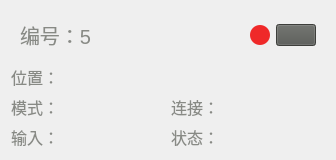
               <widget class="QWidget" name="widget_17" native="true">
                <property name="styleSheet">
                 <string notr="true">#widget_17{background-color: #E6E5E5;
 border-top: 2px solid qlineargradient(y0:0, y1:1,stop: 0 #E6E5E5, stop: 1  rgba(0, 0, 0, 0.25));
 border-left: 2px solid qlineargradient(x0:0, x1:1,stop: 0 #E6E5E5, stop: 1  rgba(0, 0, 0, 0.25));
 border-bottom: 2px solid qlineargradient(y0:0, y1:1,stop: 0 #E6E5E5, stop: 1  rgba(0, 0, 0, 0.25));
 border-right: 2px solid qlineargradient(x0:0, x1:1,stop: 0 #E6E5E5, stop: 1  rgba(0, 0, 0, 0.25));
border-radius: 24px;
}</string>
                </property>
                <layout class="QVBoxLayout" name="verticalLayout_27">
                 <item>
                  <widget class="QWidget" name="widget_118" native="true">
                   <layout class="QHBoxLayout" name="horizontalLayout_86">
                    <item>
                     <widget class="QLabel" name="label_53">
                      <property name="styleSheet">
                       <string notr="true">font-family: Microsoft JhengHei UI;
font-size: 20px;
color:rgb(136, 138, 133);

</string>
                      </property>
                      <property name="text">
                       <string>编号：5</string>
                      </property>
                     </widget>
                    </item>
                    <item>
                     <spacer name="horizontalSpacer_19">
                      <property name="orientation">
                       <enum>Qt::Horizontal</enum>
                      </property>
                      <property name="sizeHint" stdset="0">
                       <size>
                        <width>95</width>
                        <height>20</height>
                       </size>
                      </property>
                     </spacer>
                    </item>
                    <item>
                     <widget class="QWidget" name="widget_119" native="true">
                      <property name="minimumSize">
                       <size>
                        <width>20</width>
                        <height>20</height>
                       </size>
                      </property>
                      <property name="maximumSize">
                       <size>
                        <width>20</width>
                        <height>20</height>
                       </size>
                      </property>
                      <property name="styleSheet">
                       <string notr="true">background-color:rgb(239, 41, 41);
border-radius:10px;</string>
                      </property>
                     </widget>
                    </item>
                    <item>
                     <widget class="QPushButton" name="pushButton_8">
                      <property name="styleSheet">
                       <string notr="true">background-color: rgb(85, 87, 83);
qproperty-icon: url(://images/开启.png);
qproperty-iconSize: 20px 20px;</string>
                      </property>
                      <property name="text">
                       <string/>
                      </property>
                      <property name="icon">
                       <iconset>
                        <normaloff>../resources/images/开启.png</normaloff>../resources/images/开启.png</iconset>
                      </property>
                     </widget>
                    </item>
                   </layout>
                  </widget>
                 </item>
                 <item>
                  <widget class="QWidget" name="widget_114" native="true">
                   <layout class="QHBoxLayout" name="horizontalLayout_82">
                    <property name="leftMargin">
                     <number>0</number>
                    </property>
                    <property name="topMargin">
                     <number>0</number>
                    </property>
                    <property name="rightMargin">
                     <number>0</number>
                    </property>
                    <property name="bottomMargin">
                     <number>0</number>
                    </property>
                    <item>
                     <widget class="QLabel" name="label_50">
                      <property name="styleSheet">
                       <string notr="true">QLabel{
font-family: Microsoft JhengHei UI;
font-size: 16px;
color:rgb(136, 138, 133);
}</string>
                      </property>
                      <property name="text">
                       <string>位置：</string>
                      </property>
                     </widget>
                    </item>
                    <item>
                     <widget class="QLineEdit" name="Edit_page3_2_pos_8">
                      <property name="styleSheet">
                       <string notr="true">QLineEdit{
background-color:transparent;
border-width:0;
border-style:outset;
}</string>
                      </property>
                     </widget>
                    </item>
                   </layout>
                  </widget>
                 </item>
                 <item>
                  <widget class="QWidget" name="widget_115" native="true">
                   <layout class="QHBoxLayout" name="horizontalLayout_83">
                    <property name="leftMargin">
                     <number>0</number>
                    </property>
                    <property name="topMargin">
                     <number>0</number>
                    </property>
                    <property name="rightMargin">
                     <number>0</number>
                    </property>
                    <property name="bottomMargin">
                     <number>0</number>
                    </property>
                    <item>
                     <widget class="QWidget" name="widget_116" native="true">
                      <layout class="QHBoxLayout" name="horizontalLayout_84">
                       <property name="spacing">
                        <number>0</number>
                       </property>
                       <property name="leftMargin">
                        <number>0</number>
                       </property>
                       <property name="topMargin">
                        <number>0</number>
                       </property>
                       <property name="rightMargin">
                        <number>0</number>
                       </property>
                       <property name="bottomMargin">
                        <number>0</number>
                       </property>
                       <item>
                        <widget class="QLabel" name="label_51">
                         <property name="styleSheet">
                          <string notr="true">QLabel{
font-family: Microsoft JhengHei UI;
font-size: 16px;
color:rgb(136, 138, 133);
}</string>
                         </property>
                         <property name="text">
                          <string>模式：</string>
                         </property>
                        </widget>
                       </item>
                       <item>
                        <widget class="QLineEdit" name="Edit_flight_1_armed_8">
                         <property name="styleSheet">
                          <string notr="true">QLineEdit{
background-color:transparent;
border-width:0;
border-style:outset;
}</string>
                         </property>
                        </widget>
                       </item>
                      </layout>
                     </widget>
                    </item>
                    <item>
                     <widget class="QWidget" name="widget_117" native="true">
                      <layout class="QHBoxLayout" name="horizontalLayout_85">
                       <property name="spacing">
                        <number>0</number>
                       </property>
                       <property name="leftMargin">
                        <number>0</number>
                       </property>
                       <property name="topMargin">
                        <number>0</number>
                       </property>
                       <property name="rightMargin">
                        <number>0</number>
                       </property>
                       <property name="bottomMargin">
                        <number>0</number>
                       </property>
                       <item>
                        <widget class="QLabel" name="label_52">
                         <property name="styleSheet">
                          <string notr="true">QLabel{
font-family: Microsoft JhengHei UI;
font-size: 16px;
color:rgb(136, 138, 133);
}</string>
                         </property>
                         <property name="text">
                          <string>连接：</string>
                         </property>
                        </widget>
                       </item>
                       <item>
                        <widget class="QLineEdit" name="Edit_flight_1_connected_8">
                         <property name="styleSheet">
                          <string notr="true">QLineEdit{
background-color:transparent;
border-width:0;
border-style:outset;
}</string>
                         </property>
                        </widget>
                       </item>
                      </layout>
                     </widget>
                    </item>
                   </layout>
                  </widget>
                 </item>
                 <item>
                  <widget class="QWidget" name="widget_111" native="true">
                   <layout class="QHBoxLayout" name="horizontalLayout_79">
                    <property name="spacing">
                     <number>6</number>
                    </property>
                    <property name="leftMargin">
                     <number>0</number>
                    </property>
                    <property name="topMargin">
                     <number>0</number>
                    </property>
                    <property name="rightMargin">
                     <number>0</number>
                    </property>
                    <property name="bottomMargin">
                     <number>0</number>
                    </property>
                    <item>
                     <widget class="QWidget" name="widget_112" native="true">
                      <layout class="QHBoxLayout" name="horizontalLayout_80">
                       <property name="spacing">
                        <number>0</number>
                       </property>
                       <property name="leftMargin">
                        <number>0</number>
                       </property>
                       <property name="topMargin">
                        <number>0</number>
                       </property>
                       <property name="rightMargin">
                        <number>0</number>
                       </property>
                       <property name="bottomMargin">
                        <number>0</number>
                       </property>
                       <item>
                        <widget class="QLabel" name="label_48">
                         <property name="styleSheet">
                          <string notr="true">QLabel{
font-family: Microsoft JhengHei UI;
font-size: 16px;
color:rgb(136, 138, 133);
}</string>
                         </property>
                         <property name="text">
                          <string>输入：</string>
                         </property>
                        </widget>
                       </item>
                       <item>
                        <widget class="QLineEdit" name="Edit_flight_1_input_8">
                         <property name="styleSheet">
                          <string notr="true">QLineEdit{
background-color:transparent;
border-width:0;
border-style:outset;
}</string>
                         </property>
                        </widget>
                       </item>
                      </layout>
                     </widget>
                    </item>
                    <item>
                     <widget class="QWidget" name="widget_113" native="true">
                      <layout class="QHBoxLayout" name="horizontalLayout_81">
                       <property name="spacing">
                        <number>0</number>
                       </property>
                       <property name="leftMargin">
                        <number>0</number>
                       </property>
                       <property name="topMargin">
                        <number>0</number>
                       </property>
                       <property name="rightMargin">
                        <number>0</number>
                       </property>
                       <property name="bottomMargin">
                        <number>0</number>
                       </property>
                       <item>
                        <widget class="QLabel" name="label_49">
                         <property name="styleSheet">
                          <string notr="true">QLabel{
font-family: Microsoft JhengHei UI;
font-size: 16px;
color:rgb(136, 138, 133);
}</string>
                         </property>
                         <property name="text">
                          <string>状态：</string>
                         </property>
                        </widget>
                       </item>
                       <item>
                        <widget class="QLineEdit" name="Edit_flight_1_status_8">
                         <property name="styleSheet">
                          <string notr="true">QLineEdit{
background-color:transparent;
border-width:0;
border-style:outset;
}</string>
                         </property>
                        </widget>
                       </item>
                      </layout>
                     </widget>
                    </item>
                   </layout>
                  </widget>
                 </item>
                </layout>
               </widget>
